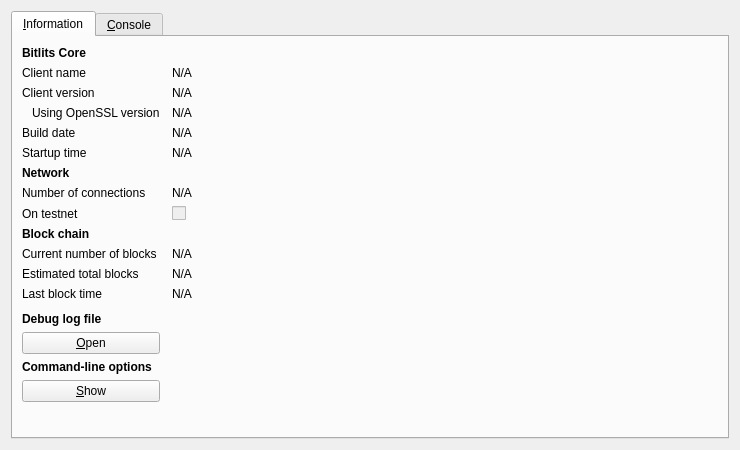
<?xml version="1.0" encoding="UTF-8"?>
<ui version="4.0">
 <class>RPCConsole</class>
 <widget class="QDialog" name="RPCConsole">
  <property name="geometry">
   <rect>
    <x>0</x>
    <y>0</y>
    <width>740</width>
    <height>450</height>
   </rect>
  </property>
  <property name="windowTitle">
   <string>Bitlits - Debug window</string>
  </property>
  <layout class="QVBoxLayout" name="verticalLayout_2">
   <item>
    <widget class="QTabWidget" name="tabWidget">
     <property name="currentIndex">
      <number>0</number>
     </property>
     <widget class="QWidget" name="tab_info">
      <attribute name="title">
       <string>&amp;Information</string>
      </attribute>
      <layout class="QGridLayout" name="gridLayout" columnstretch="0,1">
       <property name="horizontalSpacing">
        <number>12</number>
       </property>
       <item row="0" column="0">
        <widget class="QLabel" name="label_9">
         <property name="font">
          <font>
           <weight>75</weight>
           <bold>true</bold>
          </font>
         </property>
         <property name="text">
          <string>Bitlits Core</string>
         </property>
        </widget>
       </item>
       <item row="1" column="0">
        <widget class="QLabel" name="label_5">
         <property name="text">
          <string>Client name</string>
         </property>
        </widget>
       </item>
       <item row="1" column="1">
        <widget class="QLabel" name="clientName">
         <property name="cursor">
          <cursorShape>IBeamCursor</cursorShape>
         </property>
         <property name="text">
          <string>N/A</string>
         </property>
         <property name="textFormat">
          <enum>Qt::PlainText</enum>
         </property>
         <property name="textInteractionFlags">
          <set>Qt::LinksAccessibleByMouse|Qt::TextSelectableByKeyboard|Qt::TextSelectableByMouse</set>
         </property>
        </widget>
       </item>
       <item row="2" column="0">
        <widget class="QLabel" name="label_6">
         <property name="text">
          <string>Client version</string>
         </property>
        </widget>
       </item>
       <item row="2" column="1">
        <widget class="QLabel" name="clientVersion">
         <property name="cursor">
          <cursorShape>IBeamCursor</cursorShape>
         </property>
         <property name="text">
          <string>N/A</string>
         </property>
         <property name="textFormat">
          <enum>Qt::PlainText</enum>
         </property>
         <property name="textInteractionFlags">
          <set>Qt::LinksAccessibleByMouse|Qt::TextSelectableByKeyboard|Qt::TextSelectableByMouse</set>
         </property>
        </widget>
       </item>
       <item row="3" column="0">
        <widget class="QLabel" name="label_14">
         <property name="text">
          <string>Using OpenSSL version</string>
         </property>
         <property name="indent">
          <number>10</number>
         </property>
        </widget>
       </item>
       <item row="3" column="1">
        <widget class="QLabel" name="openSSLVersion">
         <property name="cursor">
          <cursorShape>IBeamCursor</cursorShape>
         </property>
         <property name="text">
          <string>N/A</string>
         </property>
         <property name="textFormat">
          <enum>Qt::PlainText</enum>
         </property>
         <property name="textInteractionFlags">
          <set>Qt::LinksAccessibleByMouse|Qt::TextSelectableByKeyboard|Qt::TextSelectableByMouse</set>
         </property>
        </widget>
       </item>
       <item row="4" column="0">
        <widget class="QLabel" name="label_12">
         <property name="text">
          <string>Build date</string>
         </property>
        </widget>
       </item>
       <item row="4" column="1">
        <widget class="QLabel" name="buildDate">
         <property name="cursor">
          <cursorShape>IBeamCursor</cursorShape>
         </property>
         <property name="text">
          <string>N/A</string>
         </property>
         <property name="textFormat">
          <enum>Qt::PlainText</enum>
         </property>
         <property name="textInteractionFlags">
          <set>Qt::LinksAccessibleByMouse|Qt::TextSelectableByKeyboard|Qt::TextSelectableByMouse</set>
         </property>
        </widget>
       </item>
       <item row="5" column="0">
        <widget class="QLabel" name="label_13">
         <property name="text">
          <string>Startup time</string>
         </property>
        </widget>
       </item>
       <item row="5" column="1">
        <widget class="QLabel" name="startupTime">
         <property name="cursor">
          <cursorShape>IBeamCursor</cursorShape>
         </property>
         <property name="text">
          <string>N/A</string>
         </property>
         <property name="textFormat">
          <enum>Qt::PlainText</enum>
         </property>
         <property name="textInteractionFlags">
          <set>Qt::LinksAccessibleByMouse|Qt::TextSelectableByKeyboard|Qt::TextSelectableByMouse</set>
         </property>
        </widget>
       </item>
       <item row="6" column="0">
        <widget class="QLabel" name="label_11">
         <property name="font">
          <font>
           <weight>75</weight>
           <bold>true</bold>
          </font>
         </property>
         <property name="text">
          <string>Network</string>
         </property>
        </widget>
       </item>
       <item row="7" column="0">
        <widget class="QLabel" name="label_7">
         <property name="text">
          <string>Number of connections</string>
         </property>
        </widget>
       </item>
       <item row="7" column="1">
        <widget class="QLabel" name="numberOfConnections">
         <property name="cursor">
          <cursorShape>IBeamCursor</cursorShape>
         </property>
         <property name="text">
          <string>N/A</string>
         </property>
         <property name="textFormat">
          <enum>Qt::PlainText</enum>
         </property>
         <property name="textInteractionFlags">
          <set>Qt::LinksAccessibleByMouse|Qt::TextSelectableByKeyboard|Qt::TextSelectableByMouse</set>
         </property>
        </widget>
       </item>
       <item row="8" column="0">
        <widget class="QLabel" name="label_8">
         <property name="text">
          <string>On testnet</string>
         </property>
        </widget>
       </item>
       <item row="8" column="1">
        <widget class="QCheckBox" name="isTestNet">
         <property name="enabled">
          <bool>false</bool>
         </property>
         <property name="text">
          <string/>
         </property>
        </widget>
       </item>
       <item row="9" column="0">
        <widget class="QLabel" name="label_10">
         <property name="font">
          <font>
           <weight>75</weight>
           <bold>true</bold>
          </font>
         </property>
         <property name="text">
          <string>Block chain</string>
         </property>
        </widget>
       </item>
       <item row="10" column="0">
        <widget class="QLabel" name="label_3">
         <property name="text">
          <string>Current number of blocks</string>
         </property>
        </widget>
       </item>
       <item row="10" column="1">
        <widget class="QLabel" name="numberOfBlocks">
         <property name="cursor">
          <cursorShape>IBeamCursor</cursorShape>
         </property>
         <property name="text">
          <string>N/A</string>
         </property>
         <property name="textFormat">
          <enum>Qt::PlainText</enum>
         </property>
         <property name="textInteractionFlags">
          <set>Qt::LinksAccessibleByMouse|Qt::TextSelectableByKeyboard|Qt::TextSelectableByMouse</set>
         </property>
        </widget>
       </item>
       <item row="11" column="0">
        <widget class="QLabel" name="label_4">
         <property name="text">
          <string>Estimated total blocks</string>
         </property>
        </widget>
       </item>
       <item row="11" column="1">
        <widget class="QLabel" name="totalBlocks">
         <property name="cursor">
          <cursorShape>IBeamCursor</cursorShape>
         </property>
         <property name="text">
          <string>N/A</string>
         </property>
         <property name="textFormat">
          <enum>Qt::PlainText</enum>
         </property>
         <property name="textInteractionFlags">
          <set>Qt::LinksAccessibleByMouse|Qt::TextSelectableByKeyboard|Qt::TextSelectableByMouse</set>
         </property>
        </widget>
       </item>
       <item row="12" column="0">
        <widget class="QLabel" name="label_2">
         <property name="text">
          <string>Last block time</string>
         </property>
        </widget>
       </item>
       <item row="12" column="1">
        <widget class="QLabel" name="lastBlockTime">
         <property name="cursor">
          <cursorShape>IBeamCursor</cursorShape>
         </property>
         <property name="text">
          <string>N/A</string>
         </property>
         <property name="textFormat">
          <enum>Qt::PlainText</enum>
         </property>
         <property name="textInteractionFlags">
          <set>Qt::LinksAccessibleByMouse|Qt::TextSelectableByKeyboard|Qt::TextSelectableByMouse</set>
         </property>
        </widget>
       </item>
       <item row="13" column="0">
        <spacer name="verticalSpacer_2">
         <property name="orientation">
          <enum>Qt::Vertical</enum>
         </property>
         <property name="sizeHint" stdset="0">
          <size>
           <width>20</width>
           <height>20</height>
          </size>
         </property>
        </spacer>
       </item>
       <item row="14" column="0">
        <widget class="QLabel" name="labelDebugLogfile">
         <property name="font">
          <font>
           <weight>75</weight>
           <bold>true</bold>
          </font>
         </property>
         <property name="text">
          <string>Debug log file</string>
         </property>
        </widget>
       </item>
       <item row="15" column="0">
        <widget class="QPushButton" name="openDebugLogfileButton">
         <property name="toolTip">
          <string>Open the Bitlits debug log file from the current data directory. This can take a few seconds for large log files.</string>
         </property>
         <property name="text">
          <string>&amp;Open</string>
         </property>
         <property name="autoDefault">
          <bool>false</bool>
         </property>
        </widget>
       </item>
       <item row="16" column="0">
        <widget class="QLabel" name="labelCLOptions">
         <property name="font">
          <font>
           <weight>75</weight>
           <bold>true</bold>
          </font>
         </property>
         <property name="text">
          <string>Command-line options</string>
         </property>
        </widget>
       </item>
       <item row="17" column="0">
        <widget class="QPushButton" name="showCLOptionsButton">
         <property name="toolTip">
          <string>Show the Bitlits-Qt help message to get a list with possible Bitlits command-line options.</string>
         </property>
         <property name="text">
          <string>&amp;Show</string>
         </property>
         <property name="autoDefault">
          <bool>false</bool>
         </property>
        </widget>
       </item>
       <item row="18" column="0">
        <spacer name="verticalSpacer">
         <property name="orientation">
          <enum>Qt::Vertical</enum>
         </property>
         <property name="sizeHint" stdset="0">
          <size>
           <width>20</width>
           <height>40</height>
          </size>
         </property>
        </spacer>
       </item>
      </layout>
     </widget>
     <widget class="QWidget" name="tab_console">
      <attribute name="title">
       <string>&amp;Console</string>
      </attribute>
      <layout class="QVBoxLayout" name="verticalLayout_3">
       <property name="spacing">
        <number>3</number>
       </property>
       <item>
        <widget class="QTextEdit" name="messagesWidget">
         <property name="minimumSize">
          <size>
           <width>0</width>
           <height>100</height>
          </size>
         </property>
         <property name="readOnly">
          <bool>true</bool>
         </property>
         <property name="tabKeyNavigation" stdset="0">
          <bool>false</bool>
         </property>
         <property name="columnCount" stdset="0">
          <number>2</number>
         </property>
        </widget>
       </item>
       <item>
        <layout class="QHBoxLayout" name="horizontalLayout">
         <property name="spacing">
          <number>3</number>
         </property>
         <item>
          <widget class="QLabel" name="label">
           <property name="text">
            <string notr="true">&gt;</string>
           </property>
          </widget>
         </item>
         <item>
          <widget class="QLineEdit" name="lineEdit"/>
         </item>
         <item>
          <widget class="QPushButton" name="clearButton">
           <property name="maximumSize">
            <size>
             <width>24</width>
             <height>24</height>
            </size>
           </property>
           <property name="toolTip">
            <string>Clear console</string>
           </property>
           <property name="text">
            <string/>
           </property>
           <property name="icon">
            <iconset resource="../bitcoin.qrc">
             <normaloff>:/icons/remove</normaloff>:/icons/remove</iconset>
           </property>
           <property name="shortcut">
            <string notr="true">Ctrl+L</string>
           </property>
           <property name="autoDefault">
            <bool>false</bool>
           </property>
          </widget>
         </item>
        </layout>
       </item>
      </layout>
     </widget>
    </widget>
   </item>
  </layout>
 </widget>
 <resources>
  <include location="../bitcoin.qrc"/>
 </resources>
 <connections/>
</ui>
